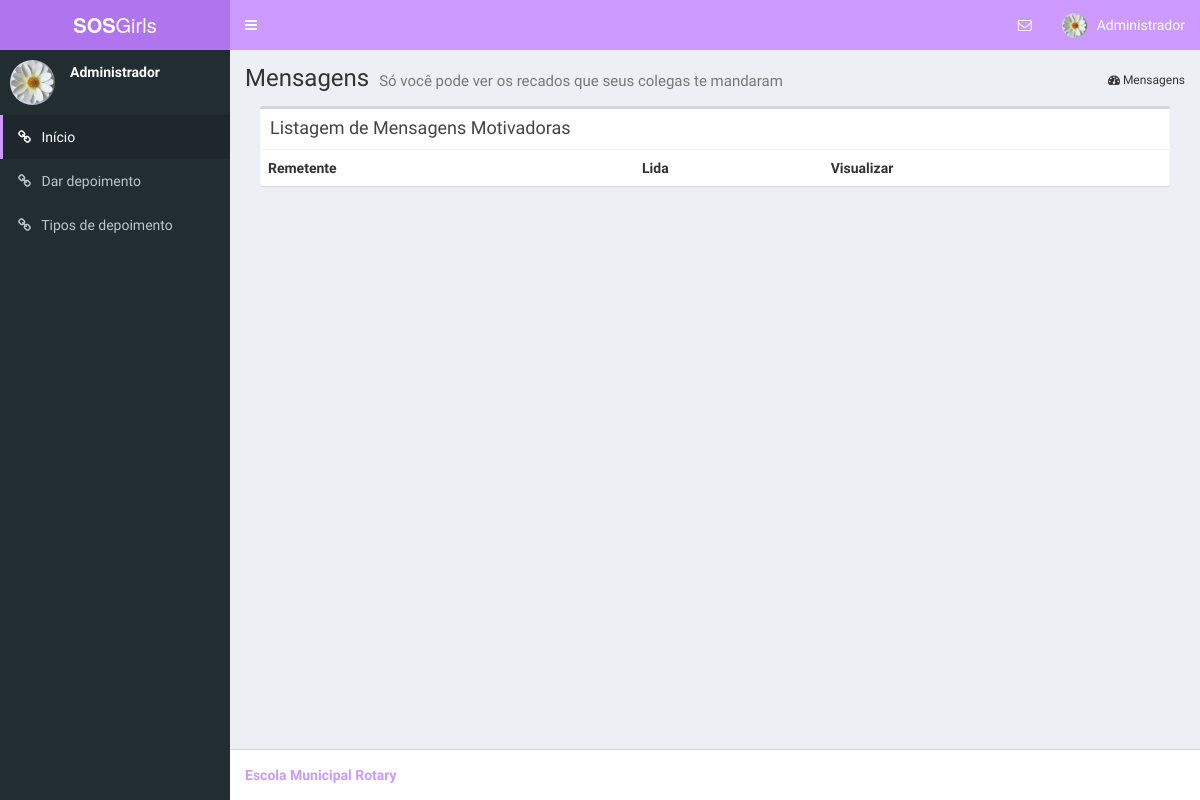
Page /mensagens/ (signed in) on the earlier database version.
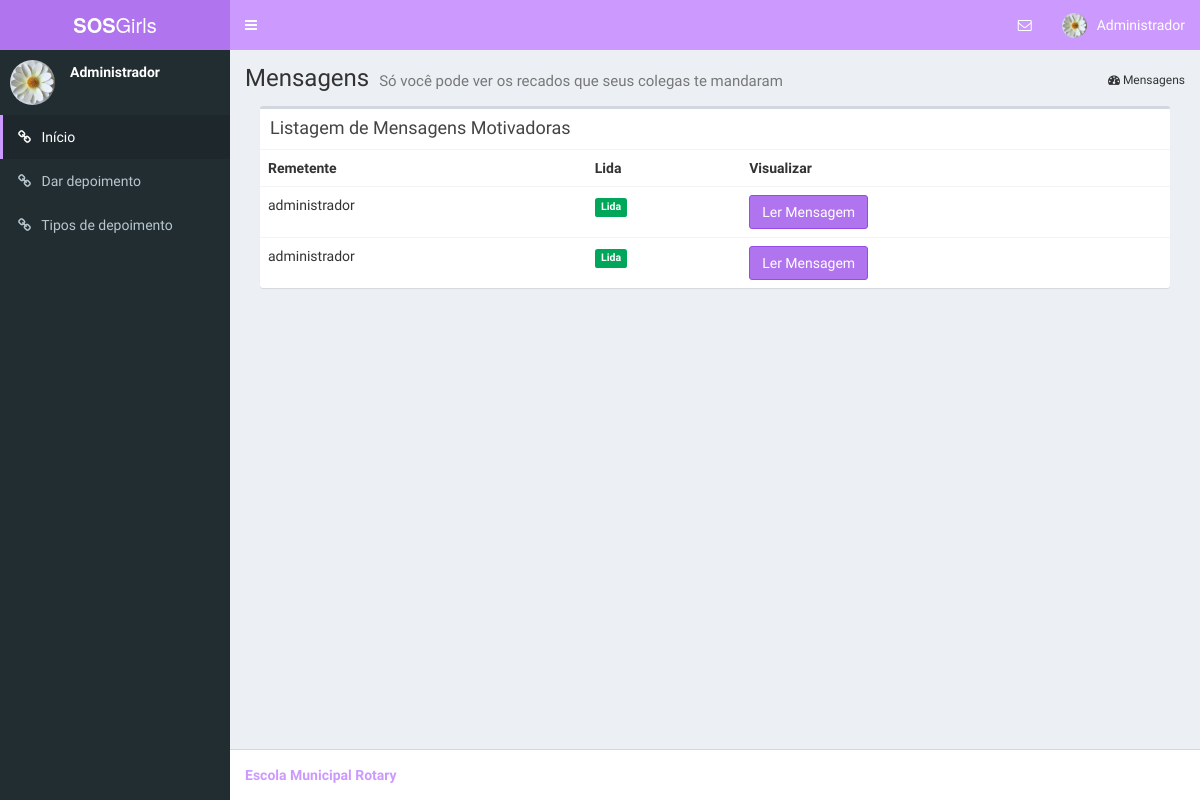
Same page on the later database version.
### comum/models.py (models this page shows)
class Mensagem(models.Model):
    conteudo = models.CharField(max_length=500)
    autor = models.ForeignKey(User, related_name="mensagens")
    destinatario = models.ForeignKey(User, related_name="destinos")
    lida = models.BooleanField(default=False)

### comum/views.py (the view)
# urls.py: url(r'^mensagens/$', views.ver_mensagens, name='mensagens'),
def ver_mensagens(request):
    registros = Mensagem.objects.filter(destinatario=request.user).order_by("-id")
    mensagens = paginar_registros(request, registros, 15)
    return render(request, 'ver_mensagens.html', {"mensagens":mensagens})

### comum/views.py (called while the page is built)
def paginar_registros(request, registros, qtd_por_pagina):
    paginator = Paginator(registros, qtd_por_pagina)
    page = request.GET.get('page')
    try:
        return paginator.page(page)
    except PageNotAnInteger:
        return paginator.page(1)
    except EmptyPage:
        return paginator.page(paginator.num_pages)

### comum/templates/ver_mensagens.html (shortened to what this page needs)
{% extends "base.html" %}
{% load staticfiles %}
{% load bootstrap_pagination %}
{% load comum_extras %}
{% block index %} active {% endblock %}
{% block breadcrumb %}
<section class="content-header">
    <h1>
        Mensagens
        <small>Só você pode ver os recados que seus colegas te mandaram</small>
    </h1>
    <ol class="breadcrumb">
        <li><i class="fa fa-dashboard"></i> Mensagens</li>
    </ol>
</section>
{% endblock %}
{% block content %}
<section class="content">
  <div class="col-xs-12">
          <div class="box">
              <div class="box-header">
                  <h3 class="box-title">Listagem de Mensagens Motivadoras</h3>
              </div>
              <div class="box-body table-responsive no-padding">
                  <table class="table table-hover">
                      <tr>
                          <th>Remetente</th>
                          <th>Lida</th>
                          <th>Visualizar</th>
                      </tr>
                      {% for msg in mensagens %}
                      <tr>
                          <td>{{ msg.autor }}</td>
                          {% if msg.lida %}
                          <td>  <span class="label label-success">Lida</span> </td>
                          {% else %}
                          <td>  <span class="label label-danger">Não Lida</span> </td>
                          {% endif %}
                          <td>  <a href="#" class="btn btn-small btn-info ler" data-id="{{msg.id}}" >Ler Mensagem</a> </td>
                      </tr>
                      {% endfor %}
                  </table>
              </div>
          </div>
      </div>
    <nav aria-label="Page navigation">
  </nav>
</section>
{% endblock %}

### comum/templates/base.html (shortened to what this page needs)
<!DOCTYPE html>
{% load staticfiles %}
{% load comum_extras %}
<html>
  <head>
    <link rel="stylesheet" href="{% static 'comum/css/bootstrap.min.css' %}">
    <link rel="stylesheet" href="https://cdnjs.cloudflare.com/ajax/libs/font-awesome/4.5.0/css/font-awesome.min.css">
    <link rel="stylesheet" href="https://cdnjs.cloudflare.com/ajax/libs/ionicons/2.0.1/css/ionicons.min.css">
    <link rel="stylesheet" href="{% static 'comum/css/AdminLTE.min.css' %}">
    <link rel="stylesheet" href="{% static 'comum/css/skin-blue.min.css' %}">
  </head>
  <body class="hold-transition skin-blue sidebar-mini">
    <div class="wrapper">
      <header class="main-header">
        <a href="/" class="logo">
          <span class="logo-lg"><b>SOS</b>Girls</span>
        </a>
        <nav class="navbar navbar-static-top" role="navigation">
          <a href="#" class="sidebar-toggle" data-toggle="offcanvas" role="button">
          </a>
          <div class="navbar-custom-menu">
            <ul class="nav navbar-nav">
              <li class="dropdown messages-menu">
                <a href="#" class="dropdown-toggle" data-toggle="dropdown">
                  <i class="fa fa-envelope-o"></i>
                </a>
              </li>
              <li class="dropdown user user-menu">
                <a href="#" class="dropdown-toggle" data-toggle="dropdown">
                  <img src="{% static 'comum/img/user2-160x160.jpg' %}" class="user-image" alt="User Image">
                  <span class="hidden-xs">
                    {% if request.user.first_name and request.user.last_name %}
                      {{ request.user.first_name|title }} {{ request.user.last_name|title }}
                    {% elif request.user.first_name %}
                      {{ request.user.first_name|title }}
                    {% else %}
                      {{ request.user.username|title }}
                    {% endif %}
                  </span>
                </a>
              </li>
            </ul>
          </div>
        </nav>
      </header>
      <aside class="main-sidebar">
        <section class="sidebar">
          <div class="user-panel">
            <div class="pull-left image">
              <img src="{% static 'comum/img/user2-160x160.jpg' %}" class="img-circle" alt="User Image">
            </div>
            <div class="pull-left info">
              <p>
                {% if request.user.first_name and request.user.last_name %}
                  {{ request.user.first_name|title }} {{ request.user.last_name|title }}
                {% elif request.user.first_name %}
                  {{ request.user.first_name|title }}
                {% else %}
                  {{ request.user.username|title }}
                {% endif %}
              </p>
            </div>
          </div>
          <ul class="sidebar-menu live-search-list">
            <li class="{% block index %}{% endblock %}"><a href="{% url 'comum:index' %}"><i class="fa fa-link"></i> <span>Início</span></a></li>
            <li class="{% block novo_depoimento %}{% endblock %}"><a href="{% url 'comum:novo_depoimento' %}"><i class="fa fa-link"></i> <span>Dar depoimento</span></a></li>
            {% if request.user.is_superuser %}
            <li class="{% block tipos_depoimento %}{% endblock %}"><a href="{% url 'comum:tipos_depoimento' %}"><i class="fa fa-link"></i> <span>Tipos de depoimento</span></a></li>
            {% endif %}
          </ul>
        </section>
      </aside>
      <div class="content-wrapper">
        {% block breadcrumb %}{% endblock %}
        {% block content %}{% endblock %}
      </div>
      <footer class="main-footer">
        <strong>
          <a href="#">Escola Municipal Rotary</a>
        </strong>
      </footer>
    </div>
  </body>
</html>

Differences in the rows shown:
added Mensagem: autor "administrador", lida "Lida"
added Mensagem: autor "administrador", lida "Lida"
